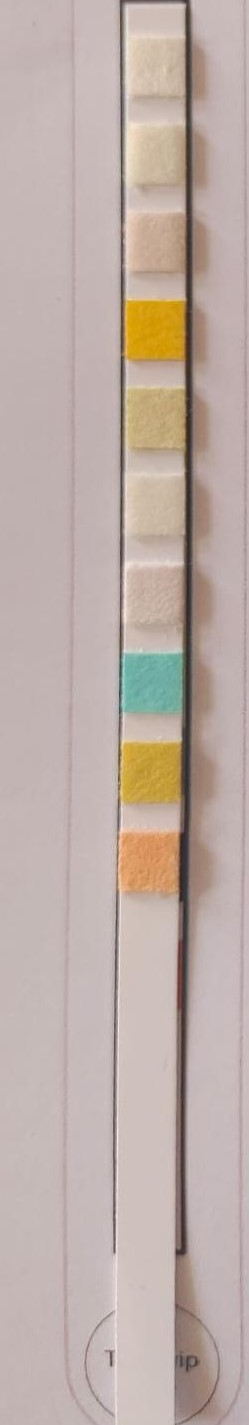
#> input picture strip_testing/media/images/image1.jpg, 249 x 1425 px
$ python -i analyseImage.py   (imports and definitions only)
#> lines starting #> are read from the running program, lines starting #| are printed output that depends on the picture
#> further down, picture is the input picture: shape (1425, 249, 3); mean B, G, R 167.1, 173.6, 189.3
import cv2
import numpy as np

def increase_brightness(image, value=10):
#> called with value = 10
    hsv = cv2.cvtColor(image, cv2.COLOR_BGR2HSV)
#> hsv: shape (1425, 249, 3); mean H, S, V 19.5, 32.1, 189.9
    h, s, v = cv2.split(hsv)
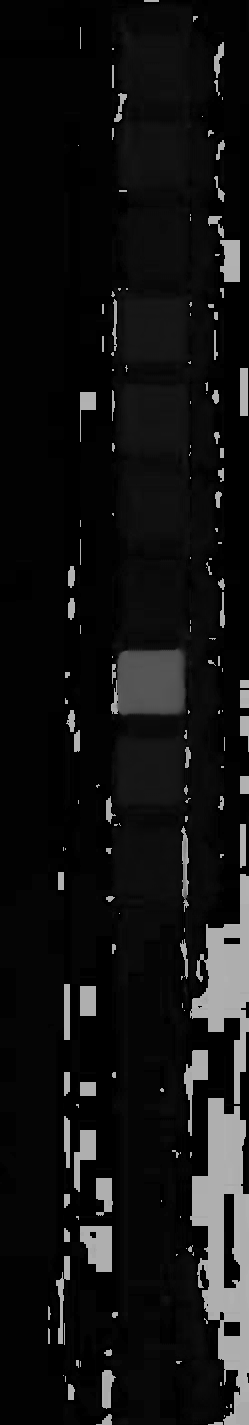
#> h: shape (1425, 249); min 0, max 179, mean 19.5
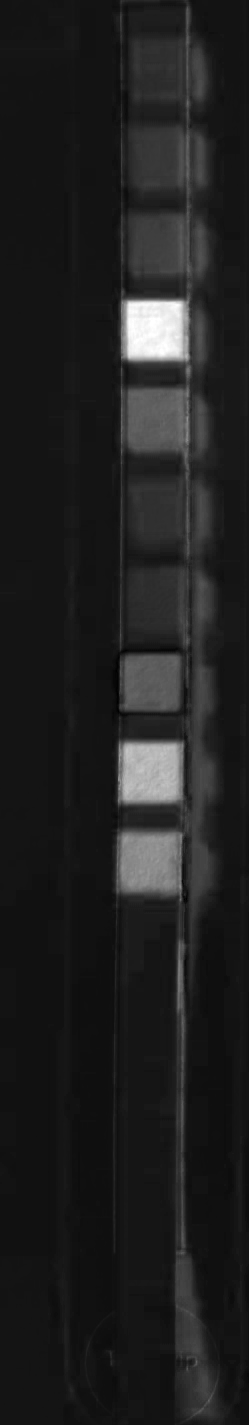
#> s: shape (1425, 249); min 0, max 255, mean 32.1
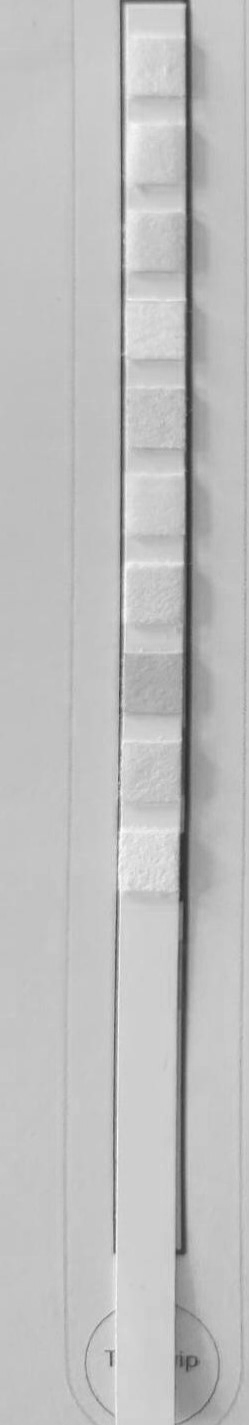
#> v: shape (1425, 249); min 45, max 255, mean 189.9
    v = np.where((255 - v) < value, 255, v+value)
    final_hsv = cv2.merge((h, s, v))
#> final_hsv: shape (1425, 249, 3); mean H, S, V 19.5, 32.1, 199.9
    return cv2.cvtColor(final_hsv, cv2.COLOR_HSV2BGR)

def map_colors(colors):
    result_dict = {
        'URO': colors[0],
        'BIL': colors[1],
        'KET': colors[2],
        'BLD': colors[3],
        'PRO': colors[4],
        'NIT': colors[5],
        'LEU': colors[6],
        'GLU': colors[7],
        'SG': colors[8],
        'PH': colors[9],
    }
    return result_dict

def analyze_urine_strip(image_path):
    image = cv2.imread(image_path)
    brightened_image = increase_brightness(image)
    strip_height, strip_width, _ = brightened_image.shape
    num_boxes = 10
    box_height = strip_height
    box_width = strip_width // num_boxes

    colors = []
    for i in range(num_boxes):
        x1 = i * box_width
        y1 = 0
        x2 = (i + 1) * box_width
        y2 = strip_height
        roi = brightened_image[y1:y2, x1:x2]
        avg_color = np.mean(roi, axis=(0, 1))
        avg_color = np.round(avg_color).astype(int)
        colors.append(avg_color)


    return map_colors(colors)

# [6 lines of commented-out code are left out]

>>> import cv2
>>> picture = cv2.imread('../media/images/image1.jpg')
>>> result = increase_brightness(picture)

$ run again, on strip_testing/media/images/image6.jpg
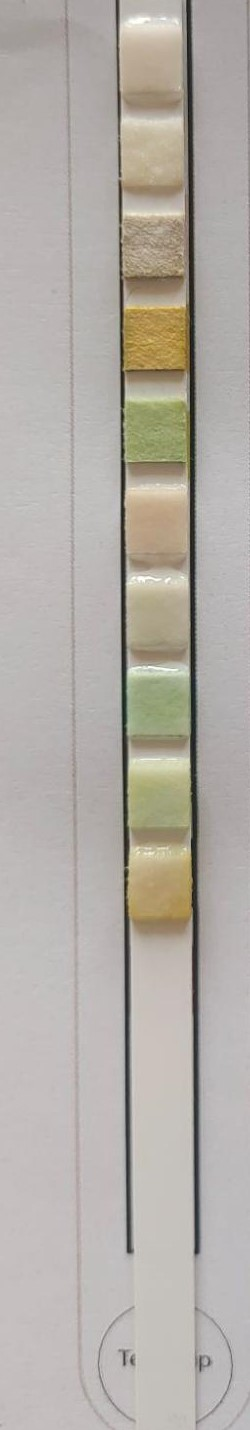
#> input picture strip_testing/media/images/image6.jpg, 250 x 1430 px
#> picture is the input picture: shape (1430, 250, 3); mean B, G, R 166.8, 173.2, 178.5
#> hsv: shape (1430, 250, 3); mean H, S, V 33.5, 18.8, 178.8
#> in increase_brightness, `h, s, v = cv2.split(hsv)`:
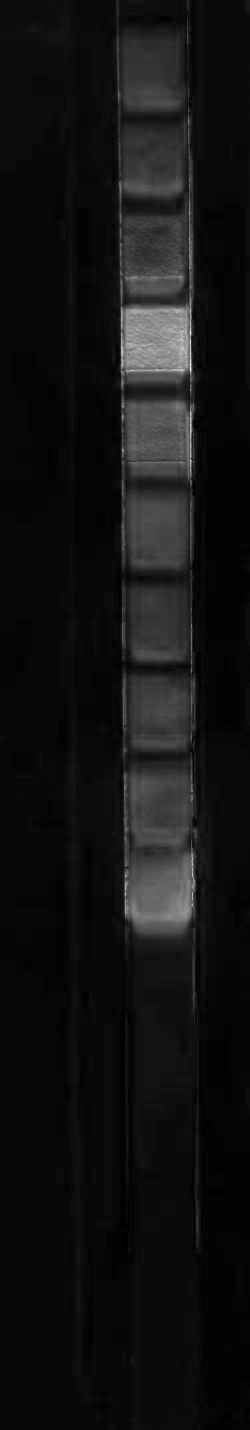
#> s: shape (1430, 250); min 0, max 255, mean 18.8
#> in increase_brightness, `h, s, v = cv2.split(hsv)`:
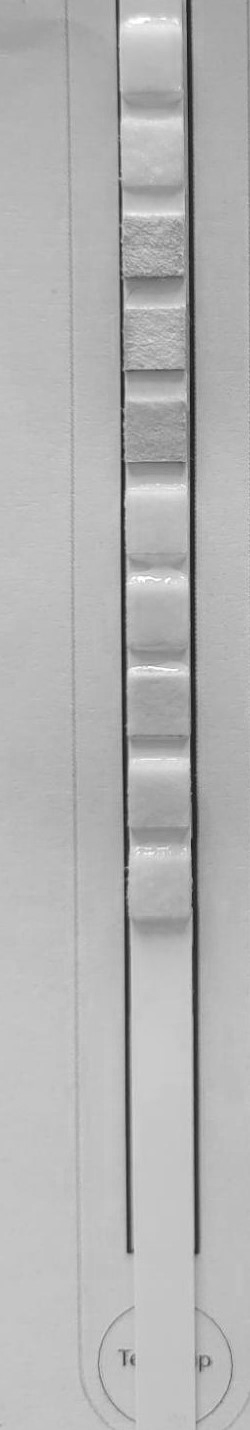
#> v: shape (1430, 250); min 18, max 255, mean 178.8
#> final_hsv: shape (1430, 250, 3); mean H, S, V 33.5, 18.8, 188.8
